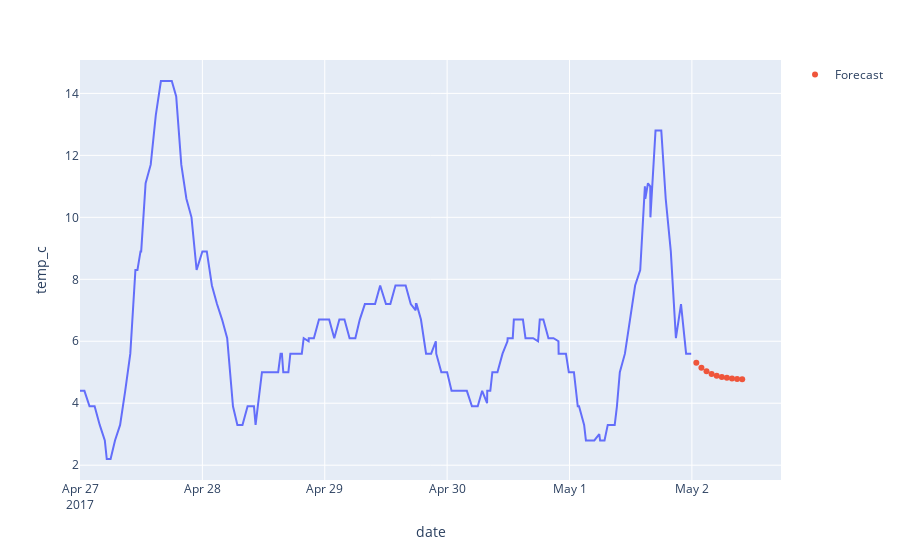

Notebook code for this chart:
### Code cell
from datetime import timedelta
import plotly.graph_objects as go

# Generate forecast of next 10 hours

fcast = arima.forecast(steps=10)

# Generate data frame based on forecast
times = [data.iloc[-1, 0] + timedelta(hours=i) for i in range(1, 11)]

forecast = pd.DataFrame([times, fcast]).T
forecast.columns = data.columns = ['date', 'temp_c']

fig = px.line(data[-200:], x='date', y='temp_c')
fig.add_trace(go.Scatter(x=forecast["date"], y=forecast["temp_c"], mode='markers', name='Forecast'))

fig

### Figure 1 — Plotly figure (JSON) as saved in the notebook; plotly's stock layout.template omitted (floating-point values rounded to 4 significant figures; data arrays with more than 128 entries replaced by an {"elided": "..."} marker saying what was removed)
{"data": [{"hovertemplate": "date=%{x}<br>temp_c=%{y}<extra></extra>", "legendgroup": "", "line": {"color": "#636efa", "dash": "solid"}, "marker": {"symbol": "circle"}, "mode": "lines", "name": "", "orientation": "v", "showlegend": false, "type": "scatter", "x": {"elided": "200 str values"}, "xaxis": "x", "y": {"elided": "200 float values"}, "yaxis": "y"}, {"mode": "markers", "name": "Forecast", "type": "scatter", "x": ["2017-05-02T00:52:00", "2017-05-02T01:52:00", "2017-05-02T02:52:00", "2017-05-02T03:52:00", "2017-05-02T04:52:00", "2017-05-02T05:52:00", "2017-05-02T06:52:00", "2017-05-02T07:52:00", "2017-05-02T08:52:00", "2017-05-02T09:52:00"], "y": [5.31, 5.143, 5.031, 4.947, 4.89, 4.849, 4.82, 4.8, 4.786, 4.776]}], "layout": {"legend": {"tracegroupgap": 0}, "margin": {"t": 60}, "xaxis": {"anchor": "y", "domain": [0, 1], "title": {"text": "date"}}, "yaxis": {"anchor": "x", "domain": [0, 1], "title": {"text": "temp_c"}}}}
